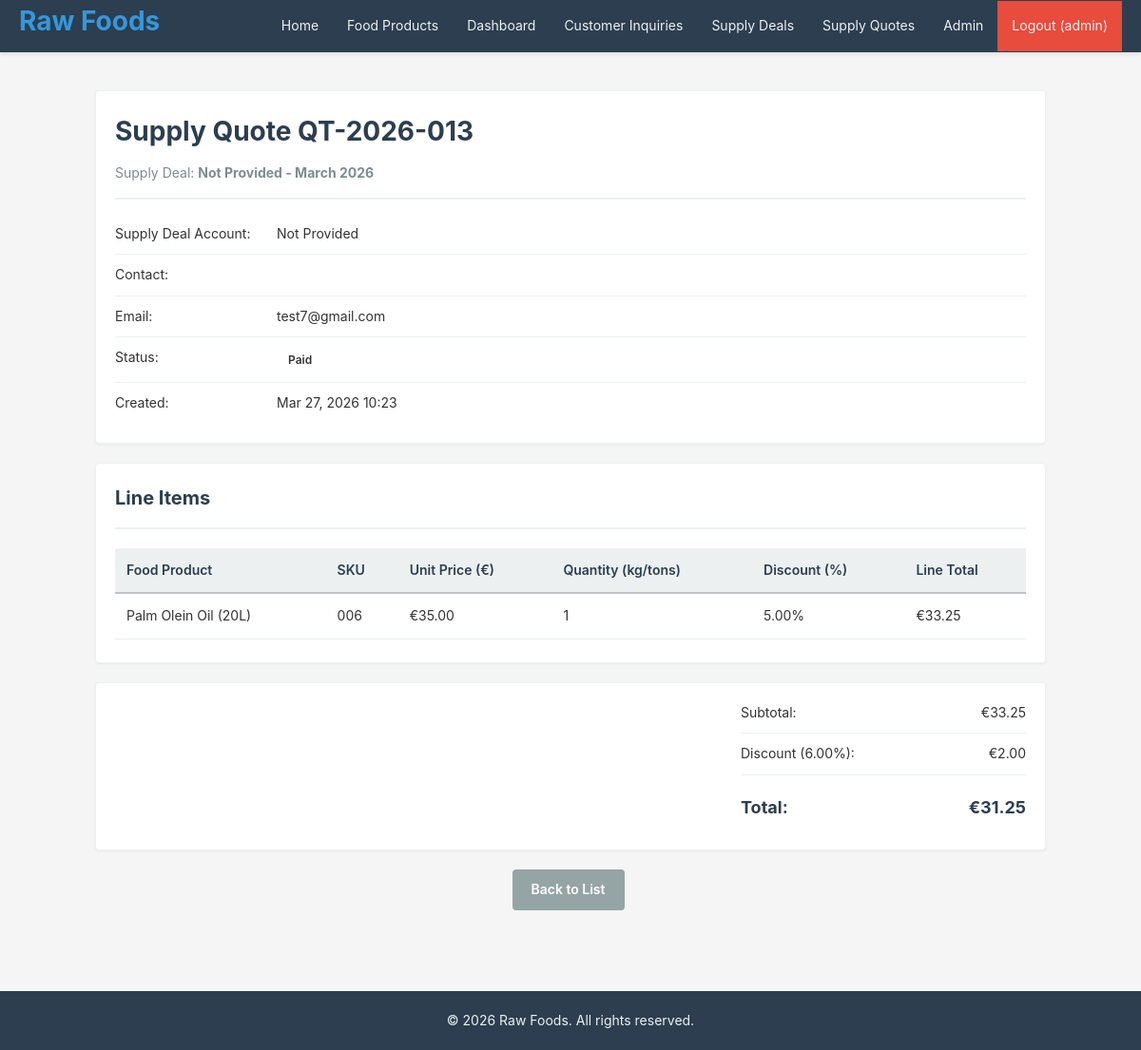
Screenshot of /sales/quotes/13/ (signed in) with the database file from the repository.
### crm/models.py (models this page shows, shortened)
class Quote(models.Model):
    STATUS_CHOICES = [
        ('Draft', 'Draft'),
        ('Submitted', 'Submitted'),
        ('Approved', 'Approved'),
        ('Rejected', 'Rejected'),
        ('Paid', 'Paid'),
    ]
    number = models.CharField(max_length=20, unique=True, default=generate_quote_number)
    opportunity = models.ForeignKey(Opportunity, on_delete=models.CASCADE, related_name='quotes')
    status = models.CharField(max_length=20, choices=STATUS_CHOICES, default='Draft')
    discount = models.DecimalField(
        max_digits=5, decimal_places=2, default=0,
        validators=[MinValueValidator(0), MaxValueValidator(100)]
    )
    notes = models.TextField(blank=True)
    created_at = models.DateTimeField(auto_now_add=True)
    updated_at = models.DateTimeField(auto_now=True)
    objects = models.Manager()
    class Meta:  # pylint: disable=too-few-public-methods
        ordering = ['-created_at']
    def get_subtotal(self):
        items = self.line_items.all()  # pylint: disable=no-member
        total = sum(item.get_line_total() for item in items)
        return round(total, 2)
    def get_discount_amount(self):
        subtotal = self.get_subtotal()
        discount_amount = subtotal * (self.discount / 100)
        return round(discount_amount, 2)
    def get_total(self):
        subtotal = self.get_subtotal()
        discount_amount = self.get_discount_amount()
        return round(subtotal - discount_amount, 2)

class Opportunity(models.Model):
    STATUS_CHOICES = [
        ('Open', 'Open'),
        ('Closed', 'Closed'),
    ]
    STAGE_CHOICES = [
        ('Qualification', 'Qualification'),
        ('Proposal', 'Proposal'),
        ('Negotiation', 'Negotiation'),
        ('Closed Won', 'Closed Won'),
        ('Closed Lost', 'Closed Lost'),
    ]
    account = models.ForeignKey(Account, on_delete=models.CASCADE, related_name='opportunities')
    name = models.CharField(max_length=200)
    description = models.TextField(blank=True)
    status = models.CharField(max_length=20, choices=STATUS_CHOICES, default='Open')
    stage = models.CharField(max_length=20, choices=STAGE_CHOICES, default='Qualification')
    expected_close_date = models.DateField()
    created_at = models.DateTimeField(auto_now_add=True)
    updated_at = models.DateTimeField(auto_now=True)
    objects = models.Manager()
    class Meta:  # pylint: disable=too-few-public-methods
        ordering = ['-created_at']

class Account(models.Model):
    company_name = models.CharField(max_length=150)
    industry = models.CharField(max_length=100, blank=True)
    contact_person_name = models.CharField(max_length=100)
    email = models.EmailField()
    phone = models.CharField(max_length=20)
    address = models.TextField(blank=True)
    created_at = models.DateTimeField(auto_now_add=True)
    updated_at = models.DateTimeField(auto_now=True)
    objects = models.Manager()
    class Meta:  # pylint: disable=too-few-public-methods
        ordering = ['company_name']

class QuoteLineItem(models.Model):
    quote = models.ForeignKey(Quote, on_delete=models.CASCADE, related_name='line_items')
    product = models.ForeignKey(Product, on_delete=models.PROTECT, verbose_name='Food Product')
    quantity = models.IntegerField(validators=[MinValueValidator(1)])
    unit_price = models.DecimalField(
        max_digits=10, decimal_places=2, validators=[MinValueValidator(0)]
    )
    discount = models.DecimalField(
        max_digits=5, decimal_places=2, default=0,
        validators=[MinValueValidator(0), MaxValueValidator(100)]
    )
    created_at = models.DateTimeField(auto_now_add=True)
    updated_at = models.DateTimeField(auto_now=True)
    objects = models.Manager()
    class Meta:  # pylint: disable=too-few-public-methods
        ordering = ['created_at']
    def get_line_total(self):
        base_total = self.unit_price * self.quantity
        discount_amount = base_total * (self.discount / 100)
        return round(base_total - discount_amount, 2)

class Product(models.Model):
    name = models.CharField(max_length=200, unique=True)
    sku = models.CharField(max_length=50, unique=True)
    base_price = models.DecimalField(
        max_digits=10, decimal_places=2, validators=[MinValueValidator(0)]
    )
    description = models.TextField(blank=True)
    is_active = models.BooleanField(default=True)
    created_at = models.DateTimeField(auto_now_add=True)
    updated_at = models.DateTimeField(auto_now=True)
    objects = models.Manager()
    class Meta:  # pylint: disable=too-few-public-methods
        ordering = ['name']
        verbose_name = 'Food Product'
        verbose_name_plural = 'Food Products'

### crm/views.py (the view)
# urls.py: path('sales/quotes/<int:pk>/', views.quote_detail, name='quote_detail'),
@login_required
@staff_required
def quote_detail(request, pk):
    quote = get_object_or_404(Quote, id=pk)
    line_items = quote.line_items.all()
    subtotal = quote.get_subtotal()
    discount_amount = quote.get_discount_amount()
    total = quote.get_total()
    context = {
        'quote': quote,
        'line_items': line_items,
        'subtotal': subtotal,
        'discount_amount': discount_amount,
        'total': total,
    }
    return render(request, 'quote_detail.html', context)

### crm/views.py (called while the page is built)
def staff_required(view_func):
    @wraps(view_func)
    def wrapper(request, *args, **kwargs):
        if not request.user.is_authenticated or not request.user.is_staff:
            messages.error(
                request, "You don't have permission to access this page.")
            return redirect('login')
        return view_func(request, *args, **kwargs)
    return wrapper

### templates/quote_detail.html (shortened to what this page needs)
{% extends "base.html" %}
{% block content %}
<div style="width: 95%; max-width: 1000px; margin: 20px auto;">
    <div class="card">
        <div class="card-header">
            <h1>Supply Quote {{ quote.number }}</h1>
            <p style="font-size: 14px; color: #7f8c8d; margin: 0;">
                Supply Deal: <strong>{{ quote.opportunity.name }}</strong>
            </p>
        </div>
        <div class="card-body detail-items">
            <div class="detail-item">
                <span class="label">Supply Deal Account:</span>
                <span class="value">{{ quote.opportunity.account.company_name }}</span>
            </div>
            <div class="detail-item">
                <span class="label">Contact:</span>
                <span class="value">{{ quote.opportunity.account.contact_person_name }}</span>
            </div>
            <div class="detail-item">
                <span class="label">Email:</span>
                <span class="value">{{ quote.opportunity.account.email }}</span>
            </div>
            <div class="detail-item">
                <span class="label">Status:</span>
                <span class="value"><span class="badge badge-{{ quote.status|lower }}">{{ quote.status }}</span></span>
            </div>
            <div class="detail-item">
                <span class="label">Created:</span>
                <span class="value">{{ quote.created_at|date:"M d, Y H:i" }}</span>
            </div>
        </div>
    </div>
    <div class="card" style="margin-top: 20px;">
        <div class="card-header">
            <h2>Line Items</h2>
        </div>
        <div class="card-body">
            {% if quote.line_items.all %}
                <table>
                    <thead>
                        <tr>
                            <th>Food Product</th>
                            <th>SKU</th>
                            <th>Unit Price (€)</th>
                            <th>Quantity (kg/tons)</th>
                            <th>Discount (%)</th>
                            <th>Line Total</th>
                        </tr>
                    </thead>
                    <tbody>
                        {% for line in quote.line_items.all %}
                            <tr>
                                <td>{{ line.product.name }}</td>
                                <td>{{ line.product.sku }}</td>
                                <td>€{{ line.unit_price|floatformat:2 }}</td>
                                <td>{{ line.quantity }}</td>
                                <td>{{ line.discount }}%</td>
                                <td>€{{ line.get_line_total|floatformat:2 }}</td>
                            </tr>
                        {% endfor %}
                    </tbody>
                </table>
            {% else %}
                <p>No line items in this quote.</p>
            {% endif %}
        </div>
    </div>
    <div class="card" style="margin-top: 20px;">
        <div class="card-body">
            <div style="display: flex; justify-content: flex-end;">
                <div style="width: 300px;">
                    <div style="display: flex; justify-content: space-between; margin-bottom: 10px; padding-bottom: 10px; border-bottom: 1px solid #ecf0f1;">
                        <span>Subtotal:</span>
                        <span>€{{ quote.get_subtotal|floatformat:2 }}</span>
                    </div>
                    <div style="display: flex; justify-content: space-between; margin-bottom: 10px; padding-bottom: 10px; border-bottom: 1px solid #ecf0f1;">
                        <span>Discount ({{ quote.discount }}%):</span>
                        <span>€{{ quote.get_discount_amount|floatformat:2 }}</span>
                    </div>
                    <div style="display: flex; justify-content: space-between; font-size: 18px; font-weight: bold; color: #2c3e50; padding: 10px 0;">
                        <span>Total:</span>
                        <span>€{{ quote.get_total|floatformat:2 }}</span>
                    </div>
                </div>
            </div>
        </div>
    </div>
    <div class="btn-group" style="margin-top: 20px; justify-content: center;">
        <a href="{% url 'quote_list' %}" class="btn btn-secondary">Back to List</a>
    </div>
</div>
{% endblock %}

### templates/base.html (shortened to what this page needs)
<!DOCTYPE html>
<html lang="en">
<head>
    {% load static %}
    <link rel="stylesheet" href="{% static 'css/style.css' %}">
</head>
<body>
    <nav class="navbar">
        <div class="nav-container">
            <h1 class="nav-logo">
                <a href="{% url 'home' %}">Raw Foods</a>
            </h1>
            <ul class="nav-menu">
                <li><a href="{% url 'home' %}">Home</a></li>
                <li><a href="{% url 'product_list' %}">Food Products</a></li>
                {% if user.is_authenticated %}
                {% if user.is_staff %}
                <li><a href="{% url 'sales_dashboard' %}">Dashboard</a></li>
                <li><a href="{% url 'lead_list' %}">Customer Inquiries</a></li>
                <li><a href="{% url 'opportunity_list' %}">Supply Deals</a></li>
                <li><a href="{% url 'quote_list' %}">Supply Quotes</a></li>
                {% if user.is_superuser %}
                <li><a href="/admin/">Admin</a></li>
                {% endif %}
                {% else %}
                <li><a href="{% url 'my_orders' %}">My Orders</a></li>
                {% endif %}
                <li><a href="{% url 'logout' %}" class="btn-logout">Logout ({{ user.username }})</a></li>
                {% else %}
                <li><a href="{% url 'request_quote' %}">Request Quote</a></li>
                <li><a href="{% url 'login' %}" class="btn-login">Login</a></li>
                {% endif %}
            </ul>
        </div>
    </nav>
    <div class="container">
        {% block content %}{% endblock %}
    </div>
    <footer class="footer">
        <p>&copy; 2026 Raw Foods. All rights reserved.</p>
    </footer>
</body>
</html>

### static/css/style.css (style rules this page uses)
* { margin: 0; padding: 0; box-sizing: border-box; }
html, body { height: 100%; }
body { font-family: -apple-system, BlinkMacSystemFont, "Segoe UI", Roboto, "Helvetica Neue", Arial, sans-serif; font-size: 14px; line-height: 1.6; color: #333; background-color: #f5f5f5; }
.container { max-width: 1200px; margin: 0 auto; padding: 20px; min-height: calc(100vh - 200px); }
.navbar { background-color: #2c3e50; padding: 0; box-shadow: 0 2px 4px rgba(0, 0, 0, 0.1); position: sticky; top: 0; z-index: 100; }
.nav-container { max-width: 1200px; margin: 0 auto; display: flex; justify-content: space-between; align-items: center; padding: 0 20px; }
.nav-menu { list-style: none; display: flex; gap: 0; align-items: center; flex-wrap: wrap; }
.nav-menu li { margin: 0; }
.nav-menu a { display: block; color: #ecf0f1; padding: 15px 15px; text-decoration: none; transition: background-color 0.3s; }
.btn-logout { background-color: #e74c3c; }
.footer { background-color: #2c3e50; color: #ecf0f1; text-align: center; padding: 20px; margin-top: 40px; }
.btn { display: inline-block; padding: 10px 20px; margin-right: 5px; margin-bottom: 5px; border: none; border-radius: 4px; cursor: pointer; font-size: 14px; font-weight: 600; text-decoration: none; transition: background-color 0.3s, color 0.3s; text-align: center; }
.btn-secondary { background-color: #95a5a6; color: white; }
.btn-group { display: flex; gap: 10px; flex-wrap: wrap; margin-top: 20px; }
table { width: 100%; border-collapse: collapse; background-color: white; margin: 20px 0; }
thead { background-color: #ecf0f1; border-bottom: 2px solid #bdc3c7; }
th { padding: 12px; text-align: left; font-weight: 600; color: #2c3e50; }
td { padding: 12px; border-bottom: 1px solid #ecf0f1; }
.card { background-color: white; border: 1px solid #ecf0f1; border-radius: 4px; padding: 20px; margin-bottom: 20px; box-shadow: 0 1px 3px rgba(0, 0, 0, 0.05); }
.card-header { border-bottom: 2px solid #ecf0f1; padding: 0 0 15px 0; margin-bottom: 15px; }
.card-header h2 { margin: 0; font-size: 20px; color: #2c3e50; }
.card-body { min-height: 100px; }
h1 { font-size: 28px; color: #2c3e50; margin-bottom: 10px; }
h2 { font-size: 24px; color: #2c3e50; margin-bottom: 15px; margin-top: 20px; }
a { color: #3498db; text-decoration: none; }
.detail-item { display: grid; grid-template-columns: 150px 1fr; gap: 20px; padding: 10px 0; border-bottom: 1px solid #ecf0f1; }
.detail-item:last-child { border-bottom: none; }
.badge { display: inline-block; padding: 4px 12px; border-radius: 12px; font-size: 12px; font-weight: 600; }

### rows the page displays
Quote: number "QT-2026-013", opportunity.name "Not Provided - March 2026", opportunity.account.company_name "Not Provided", opportunity.account.email "test7@gmail.com", status "Paid", created_at "Mar 27, 2026 10:23", get_subtotal "33.25", discount "6.00", get_discount_amount "2.00", get_total "31.25"
QuoteLineItem: product.name "Palm Olein Oil (20L)", product.sku "006", unit_price "35.00", quantity "1", discount "5.00", get_line_total "33.25"

### other values shown
{{ user.username }} "admin"
